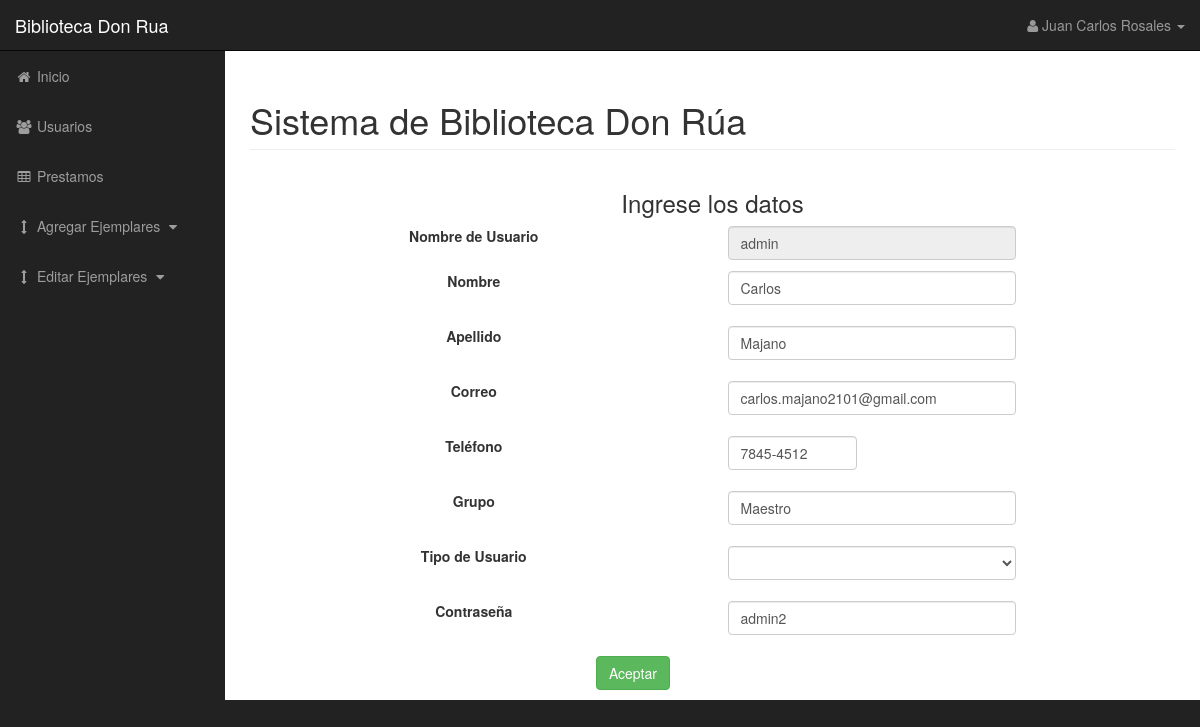
/admin/ModificarUsuario.php?IdUsuario=admin (signed in), run on the app's committed database.
### tables this page shows
CREATE TABLE IF NOT EXISTS `usuarios` (
  `IdUsuario` varchar(8) NOT NULL,
  `Nombre` varchar(30) NOT NULL,
  `Apellido` varchar(30) NOT NULL,
  `Correo` varchar(30) NOT NULL,
  `Telefono` varchar(9) NOT NULL,
  `Grupo` varchar(30) NOT NULL,
  `Password` varchar(20) NOT NULL DEFAULT '',
  `TipoUsuario` int(11) NOT NULL,
  PRIMARY KEY (`IdUsuario`),
  KEY `TipoUsuario` (`TipoUsuario`)
);

### admin/ModificarUsuario.php (the view, shortened to what this page needs)
<!DOCTYPE html>
<html lang="en">
<head>
    <link href="css/bootstrap.min.css" rel="stylesheet">
    <link href="css/sb-admin.css" rel="stylesheet">
    <link href="css/plugins/morris.css" rel="stylesheet">
    <link href="font-awesome/css/font-awesome.min.css" rel="stylesheet" type="text/css">
</head>
<body>
    <div id="wrapper">
        <nav class="navbar navbar-inverse navbar-fixed-top" role="navigation">
            <div class="navbar-header">
                <a class="navbar-brand" href="index.php">Biblioteca Don Rua</a>
            </div>
            <ul class="nav navbar-right top-nav">
                <li class="dropdown">
                    <a href="#" class="dropdown-toggle" data-toggle="dropdown"><i class="fa fa-user"></i> <?php echo $_SESSION['Nombre'];?> <b class="caret"></b></a>
                </li>
            </ul>
            <?php
                 include("menusuperior.php");
            ?>
        </nav>
        <div id="page-wrapper">
            <div class="container-fluid">
                <div class="row">
                    <div class="col-lg-12">
                        <h1 class="page-header">
                            Sistema de Biblioteca Don Rúa
                        </h1>
                    </div>
                </div>
                <div class="row">
  <section id="contact">
        <?php
	if (!empty($_GET)) {
		$cn = Database::connect();
		$cn->setAttribute(PDO::ATTR_ERRMODE,PDO::ERRMODE_EXCEPTION);
		$query = $cn->prepare("SELECT * FROM usuarios where IdUsuario = ?");
		$query->execute(array($_GET['IdUsuario']));
		$data = $query->fetch(PDO::FETCH_ASSOC);
		echo '
		<form method="POST" action="UpdateUsuario.php">
		<center><h3>Ingrese los datos</h3>
		<div class="form-group">
				<label class="col-sm-6">Nombre de Usuario</label>
				<div class="col-sm-4">
					<input type="text" class="form-control" placeholder="Usuario" name="user" required value="'.$data["IdUsuario"].'" readonly="readonly"/>
				</div>
		    </div><br><br>
			<div class="form-group">
				<label class="col-sm-6">Nombre</label>
				<div class="col-sm-4">
					<input type="text" class="form-control" placeholder="Nombre" name="nombre" required value="'.$data["Nombre"].'"/>
				</div>
		    </div><br><br>
			<div class="form-group">
				<label class="col-sm-6">Apellido</label>
				<div class="col-sm-4">
					<input type="text" class="form-control" placeholder="Apellido" name="apellido" required value="'.$data["Apellido"].'" />
				</div>
		    </div><br><br>
			<div class="form-group">
				<label class="col-sm-6">Correo</label>
				<div class="col-sm-4">
					<input type="text" class="form-control" placeholder="Correo" name="correo" required value="'.$data["Correo"].'" />
				</div>
		    </div><br><br>
			<div class="form-group">
				<label class="col-sm-6">Teléfono</label>
				<div class="col-sm-2">
					<input type="text" class="form-control" placeholder="Teléfono" name="telefono" required value="'.$data["Telefono"].'" />
				</div>
		    </div><br><br>
			<div class="form-group">
				<label class="col-sm-6">Grupo</label>
				<div class="col-sm-4">
					<input type="text" class="form-control" placeholder="Grupo" name="grupo" required value="'.$data["Grupo"].'"/>
				</div>
		    </div><br><br>
			<div class="form-group">
				<label class="col-sm-6">Tipo de Usuario</label>
				<div class="col-sm-4">
					<select name="tipou" class="form-control" required  value="'.$data["TipoUsuario"].'">
						<option></option>
						<option value="1">Administrador</option>
						<option value="2">Secretaria</option>
						<option value="3">Cliente</option>
					</select>
				</div>
		    </div><br><br>
			<div class="form-group">
				<label class="col-sm-6">Contraseña</label>
				<div class="col-sm-4">
					<input type="text" class="form-control" placeholder="Contraseña" name="pass" required value="'.$data["Password"].'"/>
				</div>
		    </div><br><br>
			<div class="form-group">
				<div class="col-sm-10 col-sm-10">
					<input type="submit" class="btn btn-success" value="Aceptar"/>
				</div>
			</div></center>
			</form>
		';
	}
	?>
    </section>
</body>
</html>

### admin/css/sb-admin.css (style rules this page uses)
body { margin-top: 100px; background-color: #222; }
@media (min-width:768px) { body { margin-top: 50px; } }
#wrapper { padding-left: 0; }
#page-wrapper { width: 100%; padding: 0; background-color: #fff; }
@media (min-width:768px) { #wrapper { padding-left: 225px; } }
@media (min-width:768px) { #page-wrapper { padding: 10px; } }
.top-nav { padding: 0 15px; }
.top-nav>li { display: inline-block; float: left; }
.top-nav>li>a { padding-top: 15px; padding-bottom: 15px; line-height: 20px; color: #999; }

### data on the page
usuarios: user "admin", nombre "Carlos", apellido "Majano", correo "carlos.majano2101@gmail.com", telefono "7845-4512", grupo "Maestro", pass "admin2"

### other printed values
$_SESSION['Nombre'] "Juan Carlos Rosales"
